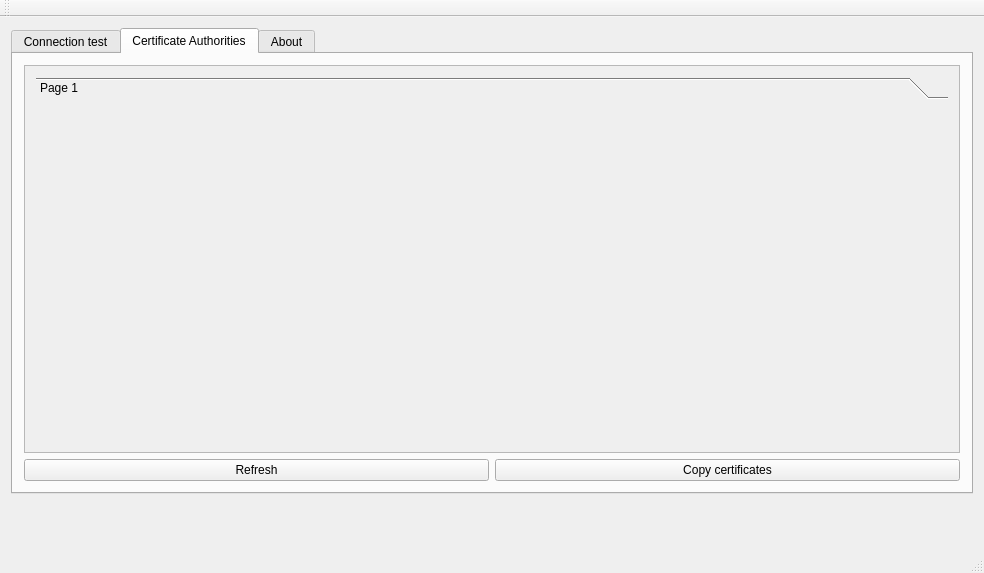
<?xml version="1.0" encoding="UTF-8"?>
<ui version="4.0">
 <class>MainWindow</class>
 <widget class="QMainWindow" name="MainWindow">
  <property name="geometry">
   <rect>
    <x>0</x>
    <y>0</y>
    <width>984</width>
    <height>573</height>
   </rect>
  </property>
  <property name="maximumSize">
   <size>
    <width>16777215</width>
    <height>16777212</height>
   </size>
  </property>
  <property name="acceptDrops">
   <bool>false</bool>
  </property>
  <property name="windowTitle">
   <string>Dr SSL</string>
  </property>
  <property name="windowIcon">
   <iconset resource="pics.qrc">
    <normaloff>:/pics/petit_logo.png</normaloff>:/pics/petit_logo.png</iconset>
  </property>
  <property name="inputMethodHints">
   <set>Qt::ImhDigitsOnly</set>
  </property>
  <widget class="QWidget" name="centralWidget">
   <property name="sizePolicy">
    <sizepolicy hsizetype="Preferred" vsizetype="Preferred">
     <horstretch>0</horstretch>
     <verstretch>0</verstretch>
    </sizepolicy>
   </property>
   <property name="acceptDrops">
    <bool>false</bool>
   </property>
   <layout class="QVBoxLayout" name="verticalLayout">
    <item>
     <widget class="QTabWidget" name="tabWidget">
      <property name="sizePolicy">
       <sizepolicy hsizetype="Preferred" vsizetype="Preferred">
        <horstretch>0</horstretch>
        <verstretch>0</verstretch>
       </sizepolicy>
      </property>
      <property name="autoFillBackground">
       <bool>false</bool>
      </property>
      <property name="currentIndex">
       <number>1</number>
      </property>
      <widget class="QWidget" name="tab">
       <attribute name="title">
        <string>Connection test</string>
       </attribute>
       <layout class="QVBoxLayout" name="verticalLayout_4">
        <item>
         <layout class="QHBoxLayout" name="horizontalLayout">
          <property name="sizeConstraint">
           <enum>QLayout::SetNoConstraint</enum>
          </property>
          <item>
           <widget class="QLabel" name="lbl_host">
            <property name="text">
             <string>Hostname</string>
            </property>
           </widget>
          </item>
          <item>
           <widget class="QLineEdit" name="host">
            <property name="text">
             <string/>
            </property>
           </widget>
          </item>
          <item>
           <widget class="QLabel" name="lbl_port">
            <property name="text">
             <string>Port</string>
            </property>
           </widget>
          </item>
          <item>
           <widget class="QLineEdit" name="port">
            <property name="maximumSize">
             <size>
              <width>40</width>
              <height>16777215</height>
             </size>
            </property>
            <property name="text">
             <string>443</string>
            </property>
           </widget>
          </item>
          <item>
           <widget class="QPushButton" name="pushButton">
            <property name="text">
             <string>Diagnose</string>
            </property>
           </widget>
          </item>
          <item>
           <widget class="QPushButton" name="clearlogButton">
            <property name="text">
             <string>Clear log</string>
            </property>
           </widget>
          </item>
          <item>
           <widget class="QPushButton" name="sendLog">
            <property name="text">
             <string>Send log</string>
            </property>
           </widget>
          </item>
         </layout>
        </item>
        <item>
         <widget class="QPlainTextEdit" name="log">
          <property name="sizePolicy">
           <sizepolicy hsizetype="Preferred" vsizetype="Preferred">
            <horstretch>0</horstretch>
            <verstretch>0</verstretch>
           </sizepolicy>
          </property>
          <property name="readOnly">
           <bool>true</bool>
          </property>
         </widget>
        </item>
        <item>
         <widget class="QPushButton" name="connectionStatus">
          <property name="enabled">
           <bool>true</bool>
          </property>
          <property name="maximumSize">
           <size>
            <width>150</width>
            <height>16777215</height>
           </size>
          </property>
          <property name="styleSheet">
           <string notr="true"/>
          </property>
          <property name="text">
           <string>Connection Status</string>
          </property>
          <property name="autoDefault">
           <bool>false</bool>
          </property>
          <property name="default">
           <bool>false</bool>
          </property>
          <property name="flat">
           <bool>false</bool>
          </property>
         </widget>
        </item>
       </layout>
      </widget>
      <widget class="QWidget" name="tab_2">
       <attribute name="title">
        <string>Certificate Authorities</string>
       </attribute>
       <layout class="QHBoxLayout" name="horizontalLayout_2">
        <item>
         <layout class="QVBoxLayout" name="verticalLayout_2">
          <property name="sizeConstraint">
           <enum>QLayout::SetNoConstraint</enum>
          </property>
          <item>
           <widget class="QScrollArea" name="scrollArea">
            <property name="widgetResizable">
             <bool>true</bool>
            </property>
            <widget class="QWidget" name="scrollAreaWidgetContents">
             <property name="geometry">
              <rect>
               <x>0</x>
               <y>0</y>
               <width>938</width>
               <height>377</height>
              </rect>
             </property>
             <layout class="QVBoxLayout" name="verticalLayout_5">
              <item>
               <widget class="DropQToolBox" name="toolBox">
                <property name="sizePolicy">
                 <sizepolicy hsizetype="Preferred" vsizetype="MinimumExpanding">
                  <horstretch>0</horstretch>
                  <verstretch>0</verstretch>
                 </sizepolicy>
                </property>
                <property name="currentIndex">
                 <number>0</number>
                </property>
                <widget class="QWidget" name="page">
                 <property name="geometry">
                  <rect>
                   <x>0</x>
                   <y>0</y>
                   <width>920</width>
                   <height>332</height>
                  </rect>
                 </property>
                 <attribute name="label">
                  <string>Page 1</string>
                 </attribute>
                </widget>
               </widget>
              </item>
             </layout>
            </widget>
           </widget>
          </item>
          <item>
           <layout class="QHBoxLayout" name="horizontalLayout_3">
            <item>
             <widget class="QPushButton" name="refreshButton">
              <property name="text">
               <string>Refresh</string>
              </property>
             </widget>
            </item>
            <item>
             <widget class="QPushButton" name="dumpcertsButton">
              <property name="text">
               <string>Copy certificates</string>
              </property>
             </widget>
            </item>
           </layout>
          </item>
         </layout>
        </item>
       </layout>
      </widget>
      <widget class="QWidget" name="tab_3">
       <attribute name="title">
        <string>About</string>
       </attribute>
       <layout class="QVBoxLayout" name="verticalLayout_3">
        <item>
         <widget class="QLabel" name="label">
          <property name="text">
           <string/>
          </property>
          <property name="pixmap">
           <pixmap resource="pics.qrc">:/pics/logo_loginPeople.png</pixmap>
          </property>
          <property name="alignment">
           <set>Qt::AlignCenter</set>
          </property>
         </widget>
        </item>
        <item>
         <widget class="QLabel" name="label_2">
          <property name="styleSheet">
           <string notr="true">font: 14pt &quot;Lucida Sans Unicode&quot;;</string>
          </property>
          <property name="text">
           <string>Dr SSL, a diagnostic tool for your SSL deployments</string>
          </property>
          <property name="alignment">
           <set>Qt::AlignHCenter|Qt::AlignTop</set>
          </property>
         </widget>
        </item>
        <item>
         <widget class="QLabel" name="label_3">
          <property name="text">
           <string>Provided by &lt;a href=&quot;http://loginpeople.com&quot;&gt;LoginPeople&lt;/a&gt;</string>
          </property>
          <property name="textFormat">
           <enum>Qt::RichText</enum>
          </property>
          <property name="alignment">
           <set>Qt::AlignCenter</set>
          </property>
         </widget>
        </item>
       </layout>
      </widget>
     </widget>
    </item>
    <item>
     <widget class="QLabel" name="errorbox">
      <property name="sizePolicy">
       <sizepolicy hsizetype="Preferred" vsizetype="Fixed">
        <horstretch>0</horstretch>
        <verstretch>0</verstretch>
       </sizepolicy>
      </property>
      <property name="minimumSize">
       <size>
        <width>0</width>
        <height>40</height>
       </size>
      </property>
      <property name="maximumSize">
       <size>
        <width>16777215</width>
        <height>40</height>
       </size>
      </property>
      <property name="text">
       <string/>
      </property>
     </widget>
    </item>
   </layout>
  </widget>
  <widget class="QMenuBar" name="menuBar">
   <property name="enabled">
    <bool>false</bool>
   </property>
   <property name="geometry">
    <rect>
     <x>0</x>
     <y>0</y>
     <width>984</width>
     <height>21</height>
    </rect>
   </property>
  </widget>
  <widget class="QToolBar" name="mainToolBar">
   <attribute name="toolBarArea">
    <enum>TopToolBarArea</enum>
   </attribute>
   <attribute name="toolBarBreak">
    <bool>false</bool>
   </attribute>
  </widget>
  <widget class="QStatusBar" name="statusBar"/>
 </widget>
 <layoutdefault spacing="6" margin="11"/>
 <customwidgets>
  <customwidget>
   <class>DropQToolBox</class>
   <extends>QToolBox</extends>
   <header location="global">dropqtoolbox.h</header>
   <container>1</container>
  </customwidget>
 </customwidgets>
 <resources>
  <include location="pics.qrc"/>
 </resources>
 <connections/>
</ui>
